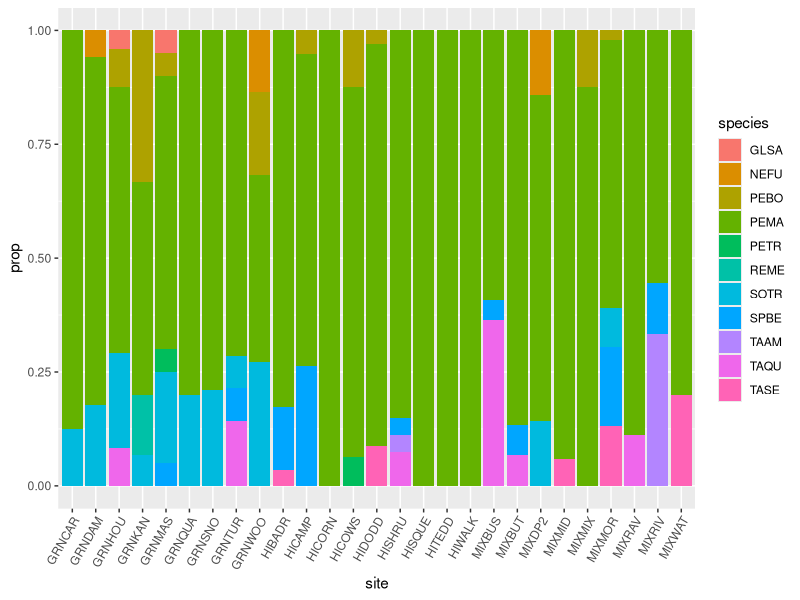
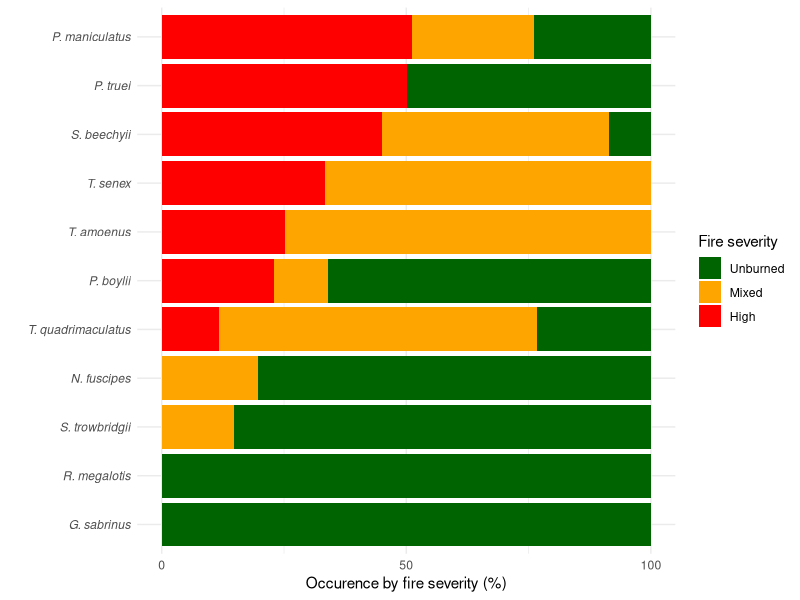

Here is the R script that generated these plots, in order:
## ---- chunk 1
knitr::opts_chunk$set(echo = TRUE)
## ---- chunk 2

# Load necessary packages
library(tidyverse)
library(kableExtra)

# Load necessary data
smamms <- read_csv('smamms.csv')
meta <- read_csv('sites.csv')
spp_info <- read_csv('species_info.csv')

## ---- chunk 3

# Create severity dataframe
sevs <- meta %>% 
    mutate(
    severity = 
      case_when(
        severity == 'Green' ~ 'low',
        severity == 'Mixed' ~ 'med',
        severity == 'High' ~ 'high'
      )
  ) %>% 
  mutate(severity = factor(severity, levels = c('low', 'med', 'high'))) %>% 
  rename(site = site.code) %>% 
  arrange(severity) %>% 
  select(site, severity)

# Create combined and simplified data frame with only unique animals
smammeta <- full_join(smamms, sevs, by = 'site') %>% 
  filter(species != 'MISS' & species != 'SPRU') %>%
  group_by(indID) %>% 
  filter(row_number()==1) %>% # filter by unique animals
  ungroup() %>% 
  select(site, severity, species)

# Create species dataframe with shortened binomials
spp_names <- spp_info %>% 
  mutate(binomial_short = paste0(
    substring(binomial,1,1),
    ". ",
    gsub(".* ", '', binomial)
  )) %>% 
  select(family, species, common_name, binomial, binomial_short)

## ---- chunk 4

# Data frame of trapping effort at each site
effort <- smamms %>% 
  filter(species == 'SPRU' | species == 'MISS') %>%
  select(site, day, trap, species) %>% 
  mutate(usage = case_when(
    species == 'SPRU' ~ 0.5, # sprung traps coded as 0.5 usage
    species == 'MISS' ~ 1 # missing traps coded as 1 usage (to be subtracted)
  )) %>% 
  group_by(site) %>% 
  summarize(sprung = sum(usage)) %>% 
  mutate(effort = 300 - sprung) %>% 
  select(site, effort)

# Summary of overall mammal abundances
summary <- smammeta %>% 
  group_by(species) %>% 
  summarize(n = length(species)) %>% 
  full_join(spp_names, by = 'species') %>% 
  filter(!is.na(n)) %>% 
  select(family, binomial, common_name, n) %>% 
  arrange(family)

cols = c('Family', 'Common Name', 'Binomial', 'Individuals')

summary_table <- kable(summary,
                       col.names = cols) %>% 
  kable_styling(bootstrap_options = c('striped', 'condensed'),
                full_width = FALSE) %>% 
  column_spec(1, width = '3cm') %>% 
  column_spec(2, italic = TRUE) %>% 
  column_spec(4, width = '2cm')

summary_table

## ---- chunk 5

# Dataframe of proportional species abundance per site
prop_site <- smammeta %>% 
  group_by(site, species) %>% 
  summarize(n = length(species)) %>% 
  mutate(prop = n/sum(n))

# Column graph of proportional species abundance per site
prop_site_fig <- ggplot(prop_site, aes(x = site, y = prop,
                                       fill = species)) +
  geom_col() +
  theme(axis.text.x = element_text(angle = 60, hjust = 1))

prop_site_fig

## ---- chunk 6

# Dataframe of proportional treatment abundances per species
prop_species <- smammeta %>% 
  group_by(species, site) %>% 
  summarize(n = length(site)) %>% 
  full_join(effort, by = 'site') %>% 
  mutate(cpue = n/effort * 300) %>% # adjust for trapping effort
  full_join(sevs, by = 'site') %>% 
  group_by(species, severity) %>% 
  summarize(n = sum(cpue)) %>% 
  mutate(prop = n/sum(n)*100) %>% # proportion of captures at each treatment, per species
  left_join(spp_names, by = 'species')

prop_high <- prop_species %>% 
  filter(severity == 'high') %>% 
  select(species, prop) %>% 
  rename(prop_high = prop)
prop_med <- prop_species %>% 
  filter(severity == 'med') %>% 
  select(species, prop) %>% 
  rename(prop_med = prop)

prop_species2 <- prop_species %>% 
  full_join(prop_high, by = 'species') %>% 
  full_join(prop_med, by = 'species') %>% 
  mutate(
    prop_high = case_when(
      is.na(prop_high) ~ 0,
      !is.na(prop_high) ~ prop_high
    ),
    prop_med = case_when(
      is.na(prop_med) ~ 0,
      !is.na(prop_med) ~ prop_med
    )
  ) %>% 
  ungroup() %>% 
  mutate(binomial_short = as_factor(binomial_short),
         binomial_short = fct_reorder(binomial_short, prop_med),
         binomial_short = fct_reorder(binomial_short, prop_high))

# Column graph of proportional treatment abundances per species

colors <- c('darkgreen', 'orange', 'red')
labs <- c('Unburned', 'Mixed', 'High')

prop_species_fig <- ggplot(prop_species2,
                           aes(x = binomial_short,
                               y = prop,
                               fill = severity)) +
  geom_col() +
  scale_fill_manual(values = colors,
                    name = 'Fire severity',
                    labels = labs) +
  coord_flip() +
  scale_y_continuous(breaks = c(0, 50, 100)) +
  theme_minimal() +
  labs(x = '',
       y = 'Occurence by fire severity (%)') +
  theme(axis.text.y = element_text(face = 'italic'))

prop_species_fig
